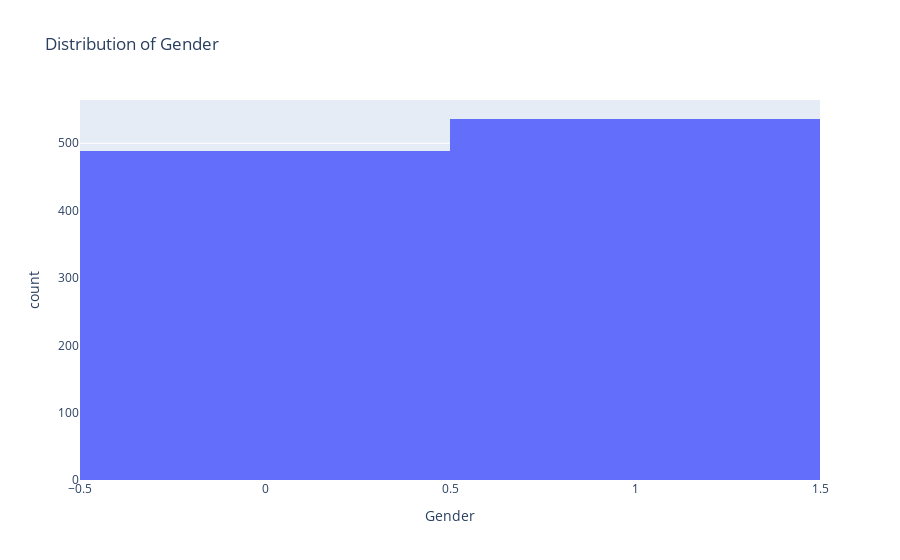

Notebook code cell kept with this figure:
### Markdown cell above
**Data Visualization**

### Code cell
fig_gender = px.histogram(df, x='Gender', title='Distribution of Gender')
fig_gender.show()

### Figure 1 — Plotly figure (JSON) as saved in the notebook; plotly's stock layout.template omitted (floating-point values rounded to 4 significant figures; data arrays with more than 128 entries replaced by an {"elided": "..."} marker saying what was removed)
{"data": [{"alignmentgroup": "True", "bingroup": "x", "hovertemplate": "Gender=%{x}<br>count=%{y}<extra></extra>", "legendgroup": "", "marker": {"color": "#636efa", "pattern": {"shape": ""}}, "name": "", "offsetgroup": "", "orientation": "v", "showlegend": false, "type": "histogram", "x": {"elided": "1024 int values"}, "xaxis": "x", "yaxis": "y"}], "layout": {"autosize": true, "barmode": "relative", "legend": {"tracegroupgap": 0}, "title": {"text": "Distribution of Gender"}, "xaxis": {"anchor": "y", "autorange": true, "domain": [0, 1], "range": [-0.5, 1.5], "title": {"text": "Gender"}, "type": "linear"}, "yaxis": {"anchor": "x", "autorange": true, "domain": [0, 1], "range": [0, 564.2], "title": {"text": "count"}}}}
